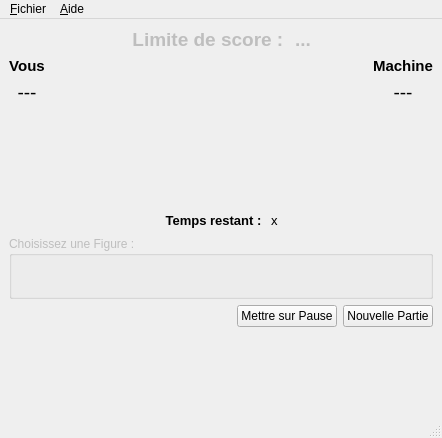
<?xml version="1.0" encoding="UTF-8"?>
<ui version="4.0">
 <class>chifoumiVue</class>
 <widget class="QMainWindow" name="chifoumiVue">
  <property name="windowModality">
   <enum>Qt::NonModal</enum>
  </property>
  <property name="geometry">
   <rect>
    <x>0</x>
    <y>0</y>
    <width>442</width>
    <height>438</height>
   </rect>
  </property>
  <property name="windowTitle">
   <string>chifoumiVue</string>
  </property>
  <property name="layoutDirection">
   <enum>Qt::LeftToRight</enum>
  </property>
  <property name="autoFillBackground">
   <bool>true</bool>
  </property>
  <property name="toolButtonStyle">
   <enum>Qt::ToolButtonTextBesideIcon</enum>
  </property>
  <widget class="QWidget" name="centralwidget">
   <layout class="QVBoxLayout" name="verticalLayout_4">
    <item>
     <layout class="QHBoxLayout" name="horizontalLayout_3">
      <item>
       <spacer name="horizontalSpacer_6">
        <property name="orientation">
         <enum>Qt::Horizontal</enum>
        </property>
        <property name="sizeHint" stdset="0">
         <size>
          <width>40</width>
          <height>20</height>
         </size>
        </property>
       </spacer>
      </item>
      <item>
       <widget class="QLabel" name="labelScoreMax">
        <property name="enabled">
         <bool>false</bool>
        </property>
        <property name="font">
         <font>
          <pointsize>14</pointsize>
          <weight>75</weight>
          <bold>true</bold>
         </font>
        </property>
        <property name="text">
         <string>Limite de score : </string>
        </property>
        <property name="alignment">
         <set>Qt::AlignCenter</set>
        </property>
       </widget>
      </item>
      <item>
       <widget class="QLabel" name="labelLimiteScore">
        <property name="enabled">
         <bool>false</bool>
        </property>
        <property name="font">
         <font>
          <pointsize>14</pointsize>
          <weight>75</weight>
          <bold>true</bold>
         </font>
        </property>
        <property name="text">
         <string>...</string>
        </property>
       </widget>
      </item>
      <item>
       <spacer name="horizontalSpacer_7">
        <property name="orientation">
         <enum>Qt::Horizontal</enum>
        </property>
        <property name="sizeHint" stdset="0">
         <size>
          <width>40</width>
          <height>20</height>
         </size>
        </property>
       </spacer>
      </item>
     </layout>
    </item>
    <item>
     <layout class="QVBoxLayout" name="VLHaut">
      <property name="sizeConstraint">
       <enum>QLayout::SetFixedSize</enum>
      </property>
      <item>
       <layout class="QHBoxLayout" name="HLHaut">
        <item>
         <layout class="QVBoxLayout" name="VLVous">
          <item>
           <widget class="QLabel" name="LabelNom">
            <property name="font">
             <font>
              <pointsize>11</pointsize>
              <weight>75</weight>
              <bold>true</bold>
             </font>
            </property>
            <property name="text">
             <string>Vous</string>
            </property>
            <property name="alignment">
             <set>Qt::AlignCenter</set>
            </property>
           </widget>
          </item>
          <item>
           <widget class="QLabel" name="ScoreVous">
            <property name="font">
             <font>
              <pointsize>14</pointsize>
             </font>
            </property>
            <property name="text">
             <string>---</string>
            </property>
            <property name="textFormat">
             <enum>Qt::AutoText</enum>
            </property>
            <property name="alignment">
             <set>Qt::AlignCenter</set>
            </property>
           </widget>
          </item>
          <item>
           <layout class="QHBoxLayout" name="HLResVous">
            <item>
             <widget class="QLabel" name="ImageChoixUtili">
              <property name="enabled">
               <bool>true</bool>
              </property>
              <property name="maximumSize">
               <size>
                <width>120</width>
                <height>120</height>
               </size>
              </property>
              <property name="text">
               <string/>
              </property>
              <property name="pixmap">
               <pixmap resource="ressource.qrc">:/images/images/rien_115.png</pixmap>
              </property>
              <property name="scaledContents">
               <bool>true</bool>
              </property>
              <property name="alignment">
               <set>Qt::AlignJustify|Qt::AlignVCenter</set>
              </property>
             </widget>
            </item>
           </layout>
          </item>
         </layout>
        </item>
        <item>
         <spacer name="horizontalSpacer">
          <property name="orientation">
           <enum>Qt::Horizontal</enum>
          </property>
          <property name="sizeHint" stdset="0">
           <size>
            <width>40</width>
            <height>20</height>
           </size>
          </property>
         </spacer>
        </item>
        <item>
         <widget class="QLabel" name="ImageCentre">
          <property name="maximumSize">
           <size>
            <width>60</width>
            <height>60</height>
           </size>
          </property>
          <property name="text">
           <string/>
          </property>
          <property name="pixmap">
           <pixmap resource="ressource.qrc">:/images/images/versus.gif</pixmap>
          </property>
          <property name="scaledContents">
           <bool>true</bool>
          </property>
         </widget>
        </item>
        <item>
         <spacer name="horizontalSpacer_2">
          <property name="orientation">
           <enum>Qt::Horizontal</enum>
          </property>
          <property name="sizeHint" stdset="0">
           <size>
            <width>40</width>
            <height>20</height>
           </size>
          </property>
         </spacer>
        </item>
        <item>
         <layout class="QVBoxLayout" name="VLMachine">
          <item>
           <widget class="QLabel" name="LabelMachine">
            <property name="font">
             <font>
              <pointsize>11</pointsize>
              <weight>75</weight>
              <bold>true</bold>
             </font>
            </property>
            <property name="text">
             <string>Machine</string>
            </property>
            <property name="alignment">
             <set>Qt::AlignCenter</set>
            </property>
           </widget>
          </item>
          <item>
           <widget class="QLabel" name="ScoreMachine">
            <property name="font">
             <font>
              <pointsize>14</pointsize>
             </font>
            </property>
            <property name="text">
             <string>---</string>
            </property>
            <property name="alignment">
             <set>Qt::AlignCenter</set>
            </property>
           </widget>
          </item>
          <item>
           <layout class="QHBoxLayout" name="HLResMachine">
            <item>
             <widget class="QLabel" name="ImageChoixMachi">
              <property name="maximumSize">
               <size>
                <width>120</width>
                <height>120</height>
               </size>
              </property>
              <property name="text">
               <string/>
              </property>
              <property name="pixmap">
               <pixmap resource="ressource.qrc">:/images/images/rien_115.png</pixmap>
              </property>
              <property name="scaledContents">
               <bool>true</bool>
              </property>
             </widget>
            </item>
           </layout>
          </item>
         </layout>
        </item>
       </layout>
      </item>
     </layout>
    </item>
    <item>
     <spacer name="verticalSpacer">
      <property name="orientation">
       <enum>Qt::Vertical</enum>
      </property>
      <property name="sizeHint" stdset="0">
       <size>
        <width>20</width>
        <height>40</height>
       </size>
      </property>
     </spacer>
    </item>
    <item>
     <layout class="QHBoxLayout" name="horizontalLayout">
      <item>
       <spacer name="horizontalSpacer_8">
        <property name="orientation">
         <enum>Qt::Horizontal</enum>
        </property>
        <property name="sizeHint" stdset="0">
         <size>
          <width>40</width>
          <height>20</height>
         </size>
        </property>
       </spacer>
      </item>
      <item>
       <widget class="QLabel" name="labelTempsRestant">
        <property name="font">
         <font>
          <pointsize>10</pointsize>
          <weight>75</weight>
          <bold>true</bold>
         </font>
        </property>
        <property name="text">
         <string>Temps restant : </string>
        </property>
        <property name="alignment">
         <set>Qt::AlignRight|Qt::AlignTrailing|Qt::AlignVCenter</set>
        </property>
       </widget>
      </item>
      <item>
       <widget class="QLabel" name="labelTempsImparti">
        <property name="font">
         <font>
          <pointsize>10</pointsize>
         </font>
        </property>
        <property name="text">
         <string>x</string>
        </property>
       </widget>
      </item>
      <item>
       <spacer name="horizontalSpacer_9">
        <property name="orientation">
         <enum>Qt::Horizontal</enum>
        </property>
        <property name="sizeHint" stdset="0">
         <size>
          <width>40</width>
          <height>20</height>
         </size>
        </property>
       </spacer>
      </item>
     </layout>
    </item>
    <item>
     <widget class="QGroupBox" name="ChoixFigure">
      <property name="enabled">
       <bool>false</bool>
      </property>
      <property name="title">
       <string>Choisissez une Figure : </string>
      </property>
      <layout class="QHBoxLayout" name="horizontalLayout_5">
       <item>
        <spacer name="horizontalSpacer_3">
         <property name="orientation">
          <enum>Qt::Horizontal</enum>
         </property>
         <property name="sizeHint" stdset="0">
          <size>
           <width>40</width>
           <height>20</height>
          </size>
         </property>
        </spacer>
       </item>
       <item>
        <layout class="QHBoxLayout" name="HLFigureBouton" stretch="0,0,0">
         <property name="sizeConstraint">
          <enum>QLayout::SetFixedSize</enum>
         </property>
         <item>
          <widget class="QPushButton" name="BoutPierre">
           <property name="text">
            <string/>
           </property>
           <property name="icon">
            <iconset resource="ressource.qrc">
             <normaloff>:/images/images/pierre.gif</normaloff>:/images/images/pierre.gif</iconset>
           </property>
           <property name="iconSize">
            <size>
             <width>70</width>
             <height>70</height>
            </size>
           </property>
           <property name="flat">
            <bool>true</bool>
           </property>
          </widget>
         </item>
         <item>
          <widget class="QPushButton" name="BoutPapier">
           <property name="text">
            <string/>
           </property>
           <property name="icon">
            <iconset resource="ressource.qrc">
             <normaloff>:/images/images/papier.gif</normaloff>:/images/images/papier.gif</iconset>
           </property>
           <property name="iconSize">
            <size>
             <width>70</width>
             <height>70</height>
            </size>
           </property>
           <property name="flat">
            <bool>true</bool>
           </property>
          </widget>
         </item>
         <item>
          <widget class="QPushButton" name="BoutCiseaux">
           <property name="text">
            <string/>
           </property>
           <property name="icon">
            <iconset resource="ressource.qrc">
             <normaloff>:/images/images/ciseau_115.png</normaloff>:/images/images/ciseau_115.png</iconset>
           </property>
           <property name="iconSize">
            <size>
             <width>70</width>
             <height>70</height>
            </size>
           </property>
           <property name="flat">
            <bool>true</bool>
           </property>
          </widget>
         </item>
        </layout>
       </item>
       <item>
        <spacer name="horizontalSpacer_4">
         <property name="orientation">
          <enum>Qt::Horizontal</enum>
         </property>
         <property name="sizeHint" stdset="0">
          <size>
           <width>40</width>
           <height>20</height>
          </size>
         </property>
        </spacer>
       </item>
      </layout>
     </widget>
    </item>
    <item>
     <layout class="QHBoxLayout" name="HLNouvellePartie">
      <item>
       <spacer name="horizontalSpacer_5">
        <property name="orientation">
         <enum>Qt::Horizontal</enum>
        </property>
        <property name="sizeHint" stdset="0">
         <size>
          <width>40</width>
          <height>20</height>
         </size>
        </property>
       </spacer>
      </item>
      <item>
       <widget class="QPushButton" name="BoutPause">
        <property name="text">
         <string>Mettre sur Pause</string>
        </property>
       </widget>
      </item>
      <item>
       <widget class="QPushButton" name="BoutNouvellePartie">
        <property name="text">
         <string>Nouvelle Partie</string>
        </property>
       </widget>
      </item>
     </layout>
    </item>
    <item>
     <spacer name="verticalSpacer_2">
      <property name="orientation">
       <enum>Qt::Vertical</enum>
      </property>
      <property name="sizeHint" stdset="0">
       <size>
        <width>20</width>
        <height>40</height>
       </size>
      </property>
     </spacer>
    </item>
   </layout>
  </widget>
  <widget class="QMenuBar" name="menubar">
   <property name="geometry">
    <rect>
     <x>0</x>
     <y>0</y>
     <width>442</width>
     <height>20</height>
    </rect>
   </property>
   <widget class="QMenu" name="menu_Fichier">
    <property name="title">
     <string>&amp;Fichier</string>
    </property>
    <addaction name="action_Quitter"/>
   </widget>
   <widget class="QMenu" name="menu_Aide">
    <property name="title">
     <string>&amp;Aide</string>
    </property>
    <addaction name="actionA_propos_de"/>
   </widget>
   <addaction name="menu_Fichier"/>
   <addaction name="menu_Aide"/>
  </widget>
  <widget class="QStatusBar" name="statusbar"/>
  <action name="action_Quitter">
   <property name="text">
    <string>&amp;Quitter</string>
   </property>
   <property name="shortcut">
    <string>Alt+Q</string>
   </property>
  </action>
  <action name="actionA_propos_de">
   <property name="text">
    <string>A &amp;propos de ...</string>
   </property>
   <property name="shortcut">
    <string>Alt+P</string>
   </property>
  </action>
 </widget>
 <resources>
  <include location="ressource.qrc"/>
 </resources>
 <connections/>
</ui>
